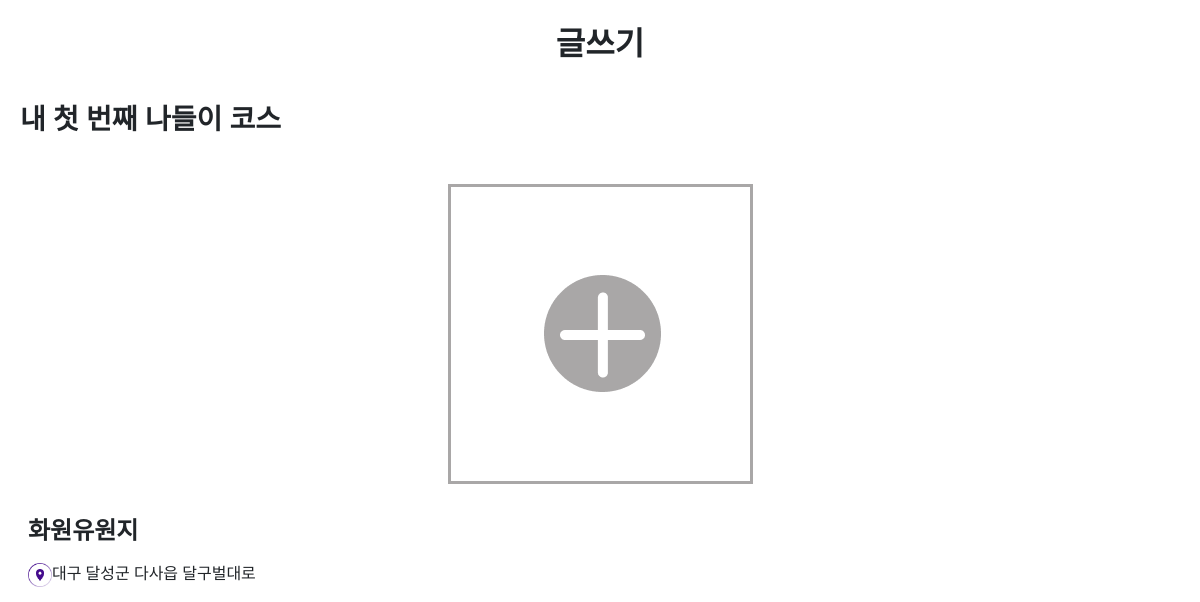
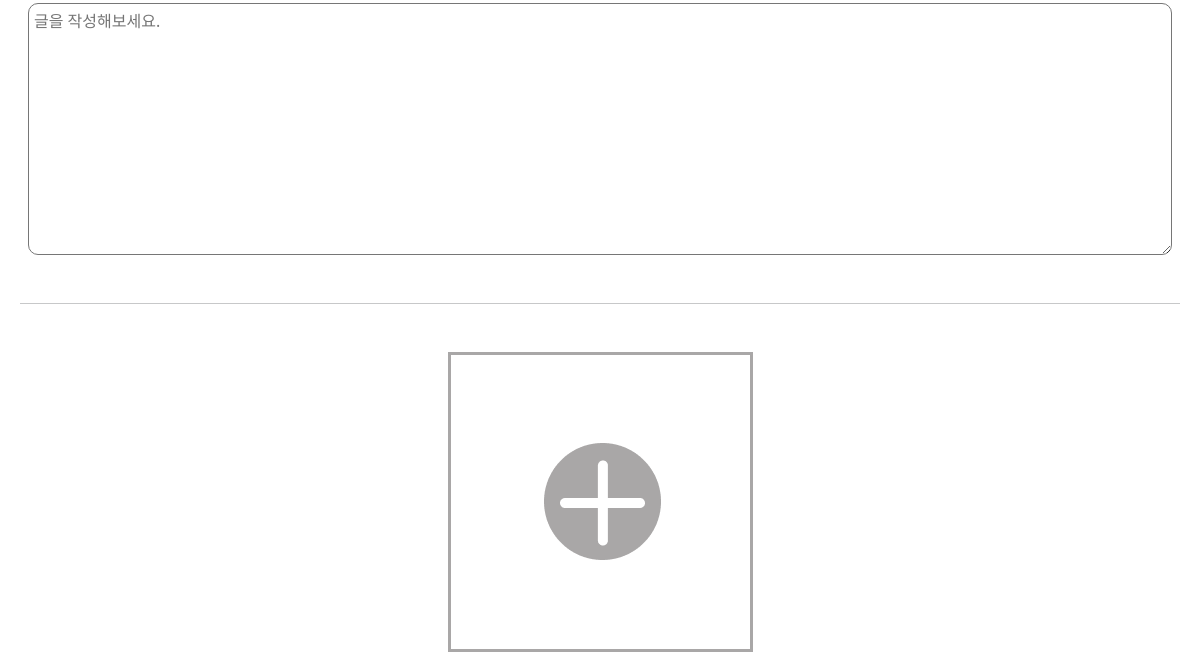
/postcreate/1 (upper part), run on an earlier commit of the app's database (2 pictures, top to bottom).
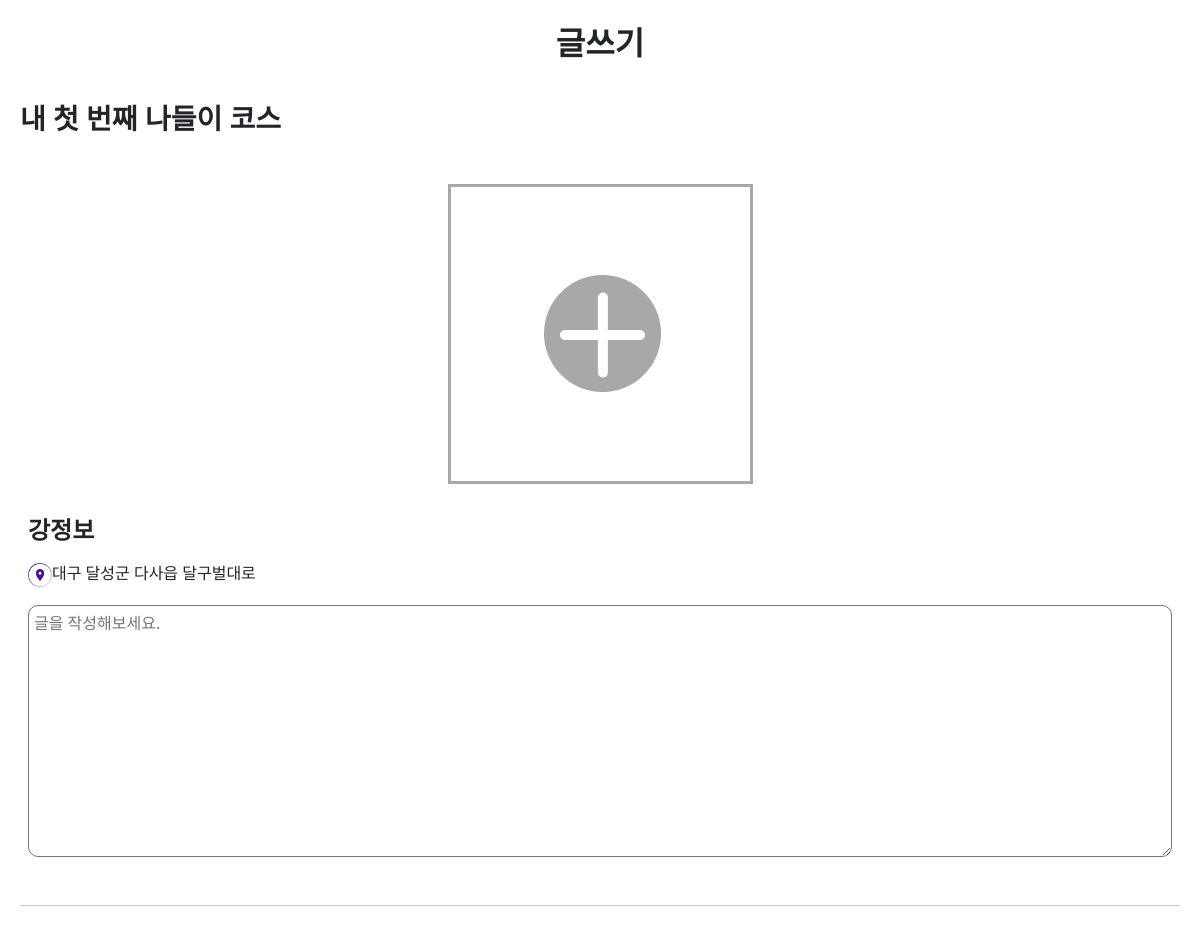
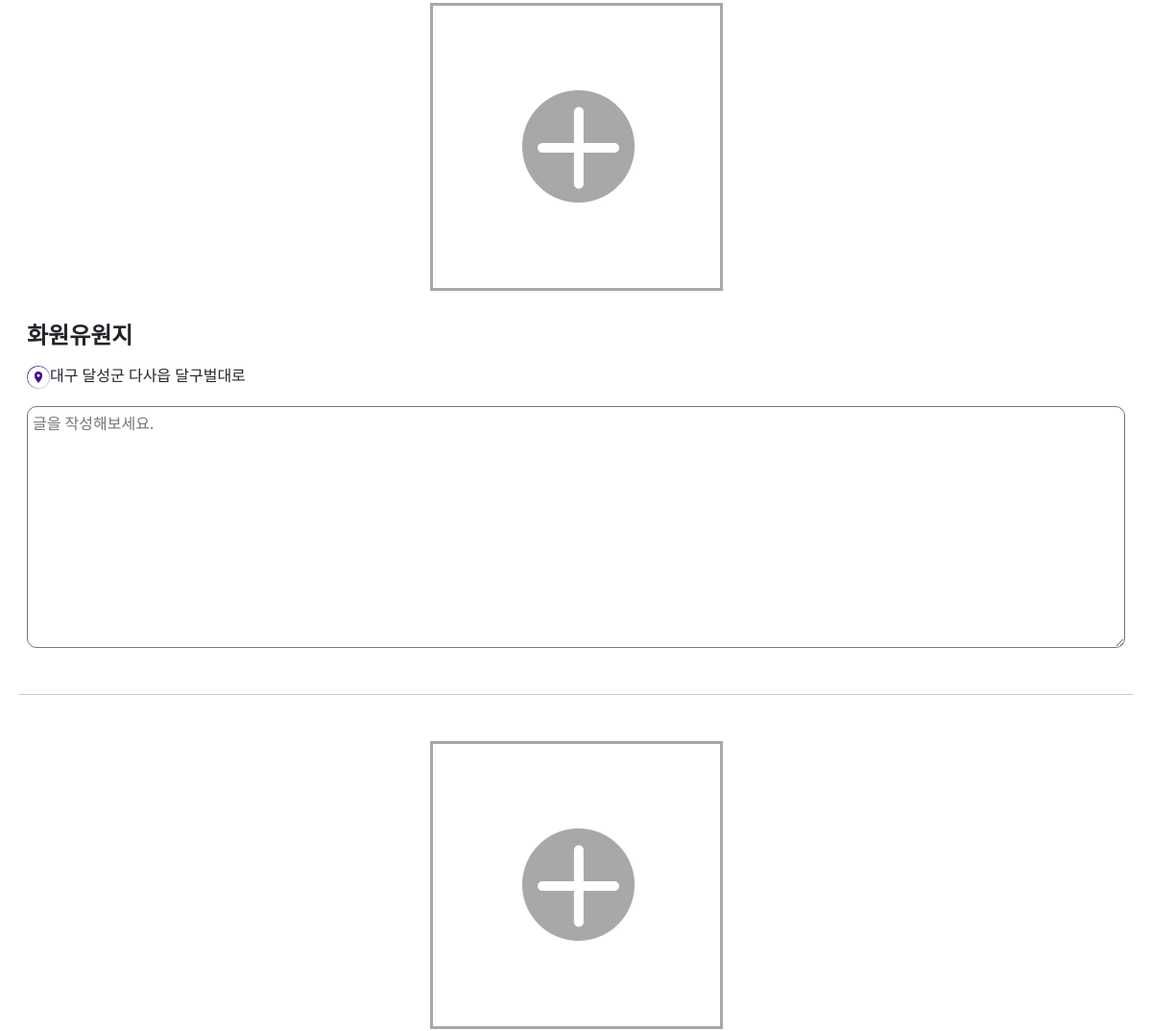
And on a later commit of the database (2 pictures, top to bottom).
### main/models.py (models this page shows, shortened)
class Place(models.Model):
    author=models.ForeignKey(User, on_delete=models.CASCADE, null=True)
    name=models.CharField(max_length=50)
    img=models.ImageField(null=True, blank=True)
    scrap_cnt=models.IntegerField(default=0)
    address=models.CharField(max_length=100)
    description=models.TextField(null=True, blank=True)
    category=models.CharField(max_length=20,null=True)
    hashtag=models.ForeignKey(HashRecommend, on_delete=models.CASCADE, null=True, blank=True)
    lat=models.FloatField()
    lng=models.FloatField()
    course=models.ForeignKey(Course, on_delete=models.CASCADE, null=True, blank=True, related_name="place")
    scrapper=models.ManyToManyField(User, blank=True, related_name="placescrap")

### main/views.py (the view, shortened to what this page needs)
# urls.py: path('postcreate/<int:course_id>', views.postcreate, name="postcreate"),
def postcreate(request, course_id):
    course = Course.objects.get(pk=course_id)
    return render(request, 'postcreate.html', {"course":course})

### main/templates/postcreate.html (shortened to what this page needs)
{% extends 'footer.html' %}
{% load static %}
{% block content %}
<form class="body" action="" method="post" enctype="multipart/form-data">
    <div class="d-flex justify-content-center">
        <h2 class="my-4" style="font-weight: bold;">글쓰기</h2>
    </div>
    <div>
        <div>
            <div class="d-flex justify-content-start pt-3">
                <h3 class="mb-0" style="font-weight: bold;">{{course.name}}</h3>
            </div>
            {% for place in course.place.all %}
            <div class="my-5">
                <div class="d-flex justify-content-center">
                    <label class="img-add" for="place-img-{{place.id}}">
                        <img class="img" style="width: 305px; height: 300px;" id="img-{{place.id}}" src="{% static 'img/img-add.png' %}" alt="">
                    </label>
                </div>
                <div class="mt-4 mx-2 d-flex flex-column justify-content-start">
                    <h4 class="my-2" style="font-weight: bold;">{{place.name}}</h4>
                    <div class="my-2 p"><img style="width: 24px; height: 24px;" src="{% static 'img/location.png' %}" alt=""><span>{{place.address}}</span></div>
                    <div class="d-flex justify-content-center">
                        <textarea class="description-input" placeholder="글을 작성해보세요." name="description-{{place.id}}" id="description-{{place.id}}" cols="30" rows="10"></textarea>
                    </div>
                </div>
            </div>
            <hr>
            {% endfor %}
        </div>
    </div>
</form>
{% endblock %}

What changed in the data, as far as the page shows it:
now on this page (row edited): Place: name "강정보", address "대구 달성군 다사읍 달구벌대로", id "글을 작성해보세요."
